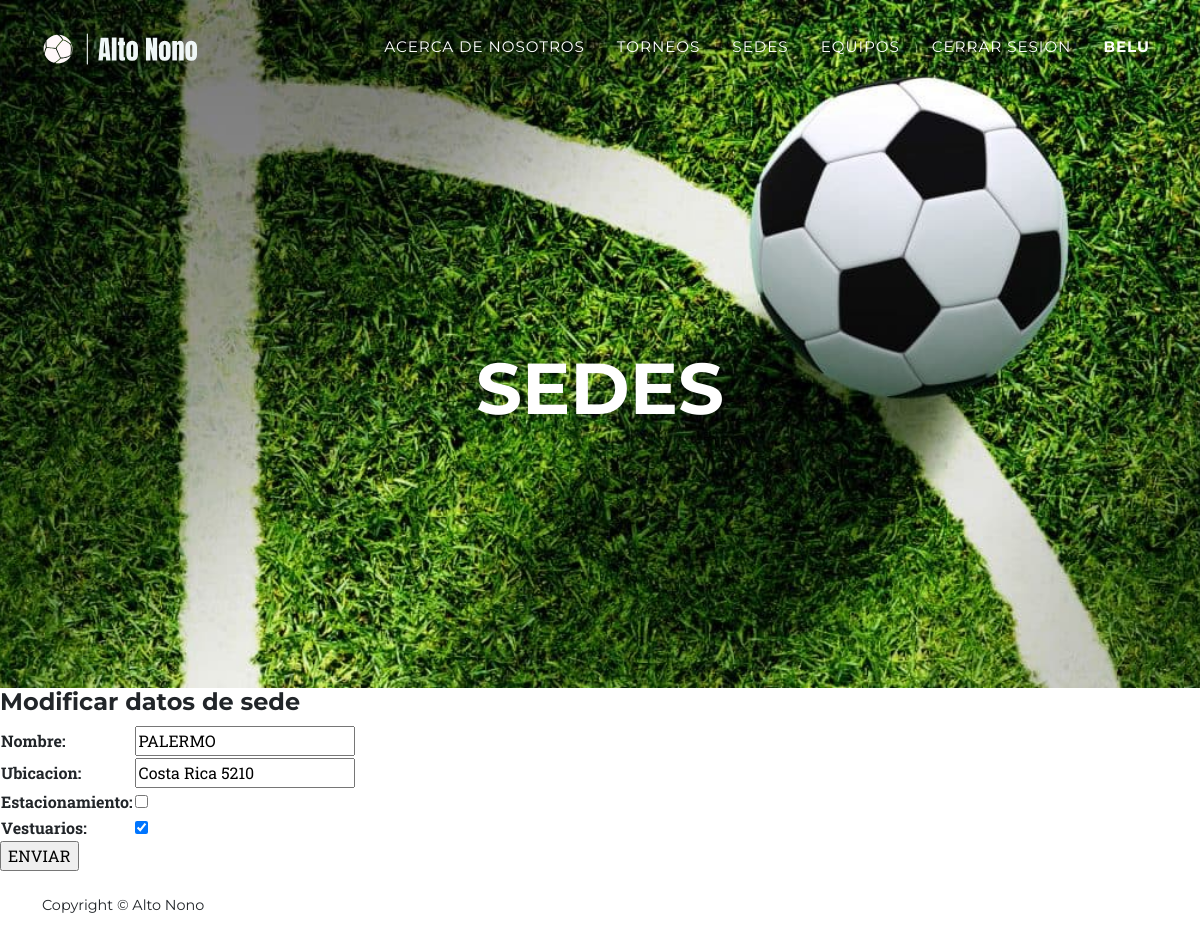
Screenshot of /AppTorneo/editarSede/1/ (signed in) with the database file from the repository.
### AppTorneo/models.py (models this page shows, shortened)
class Sede (models.Model):
    nombre = models.CharField(max_length=40)
    ubicacion = models.CharField(max_length=40)
    estacionamiento = models.BooleanField ()
    vestuarios = models.BooleanField ()

### AppTorneo/views.py (the view)
@login_required
def modificarSede (request, sede_id):
    sede = Sede.objects.get (id = sede_id)
    if request.method == "POST":
        miFormulario = SedeFormulario (request.POST)
        if miFormulario.is_valid():
            informacion = miFormulario.cleaned_data
            sede.nombre = informacion["nombre"]
            sede.ubicacion = informacion["ubicacion"]
            sede.estacionamiento= informacion["estacionamiento"]
            sede.vestuarios = informacion ["vestuarios"]
            sede.save() #guarda en la base de datos
            sedes = Sede.objects.all ()
            return render (request, "AppTorneo/leerSedes.html", {"sedes":sedes})
    else:
        miFormulario = SedeFormulario (initial = {"nombre":sede.nombre, "ubicacion":sede.ubicacion, "estacionamiento":sede.estacionamiento, "vestuarios":sede.vestuarios})
    return render (request,'AppTorneo/editarSede.html', {"miFormulario":miFormulario, "sede_id":sede_id})

### AppTorneo/forms.py
class SedeFormulario (forms.Form):
    nombre = forms.CharField(max_length=40)
    ubicacion = forms.CharField(max_length=40)
    estacionamiento = forms.BooleanField (required=False)
    vestuarios = forms.BooleanField (required=False)

### AppTorneo/templates/AppTorneo/editarSede.html (shortened to what this page needs)
{% extends "AppTorneo/padre.html" %}
{% load static %}
{%block titulo%}
    <div class="masthead-subheading"></div><br><br>
    <div class="masthead-heading text-uppercase">SEDES</div>
{%endblock%}
{% block contenidoVariable %}
<h4>Modificar datos de sede</h4>
<form action = "" method = "POST"> {% csrf_token %}
    <table>
    {{ miFormulario.as_table }}
    </table>
    <input type= submit   value = "ENVIAR">
    </form>
{%endblock%}

### AppTorneo/templates/AppTorneo/padre.html (shortened to what this page needs)
<!DOCTYPE html>
<html lang="en">
    <head>
        {% load static%}
        <link href="{% static 'AppTorneo/css/styles.css' %}" rel="stylesheet" />
    </head>
    <body id="page-top">
        <nav class="navbar navbar-expand-lg navbar-dark fixed-top" id="mainNav">
            <div class="container">
                <a class="navbar-brand" href="{% url 'Inicio'%}"> <img src="{% static 'AppTorneo/assets/img/navbar-logo.svg' %}" alt="..." /></a>
                <div class="collapse navbar-collapse" id="navbarResponsive">
                    <ul class="navbar-nav text-uppercase ms-auto py-4 py-lg-0">
                        <li class="nav-item"><a class="nav-link" href="{% url 'Presentacion'%}">Acerca de nosotros</a></li>
                        <li class="nav-item"><a class="nav-link" href="{% url 'Torneos'%}">Torneos</a></li>
                        <li class="nav-item"><a class="nav-link" href="{% url 'LeerSedes'%}">Sedes</a></li>
                        <li class="nav-item"><a class="nav-link" href="{% url 'EquipoList'%}">Equipos</a></li>
                        {% if  request.user.is_authenticated %}
                        <li class="nav-item"><a class="nav-link" href="{% url 'Logout'%}">Cerrar Sesion</a></li>
                        <li class="nav-item"><a class="nav-link" href="{% url 'EditarPerfil'%}"><b>{{user.username}}</b></a></li>
                        {% endif %}
                    </ul>
                </div>
            </div>
        </nav>
        <header class="masthead">
            <div class="container">
                {% block titulo %}
                {% endblock %}
            </div>
        </header>
        {%block contenidoVariable %}
        {%endblock%}
        <footer class="footer py-4">
            <div class="container">
                <div class="row align-items-center">
                    <div class="col-lg-4 text-lg-start">Copyright &copy; Alto Nono</div>
                </div>
            </div>
        </footer>
    </body>
</html>

### rows the page displays
Sede: nombre "PALERMO", ubicacion "Costa Rica 5210", vestuarios "☑"

### other values shown
{{ user.username }} "BELU"
